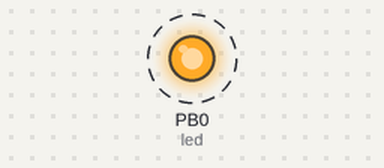
Simulated run of this sketch. Board: ATtiny85, built with avr-gcc and run on an emulated ATtiny85. Shown: output pins drawn as LEDs (lit = HIGH). Dashed ring = blinking.

Above: at 0.2 s.
Timing chart, 0 to 3.0 s (numbered marks = the images above):
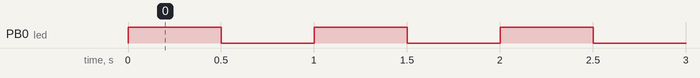

The sketch:

attiny85-blink.ino
```cpp
int led = PB0;

void setup() {
  pinMode(led, OUTPUT);
}

void loop() {
  digitalWrite(led, HIGH);
  delay(500);
  digitalWrite(led, LOW);
  delay(500);
}
```

Measured:
- by itself, PB0 (led): alternates HIGH for 0.50 s and LOW for 0.50 s
